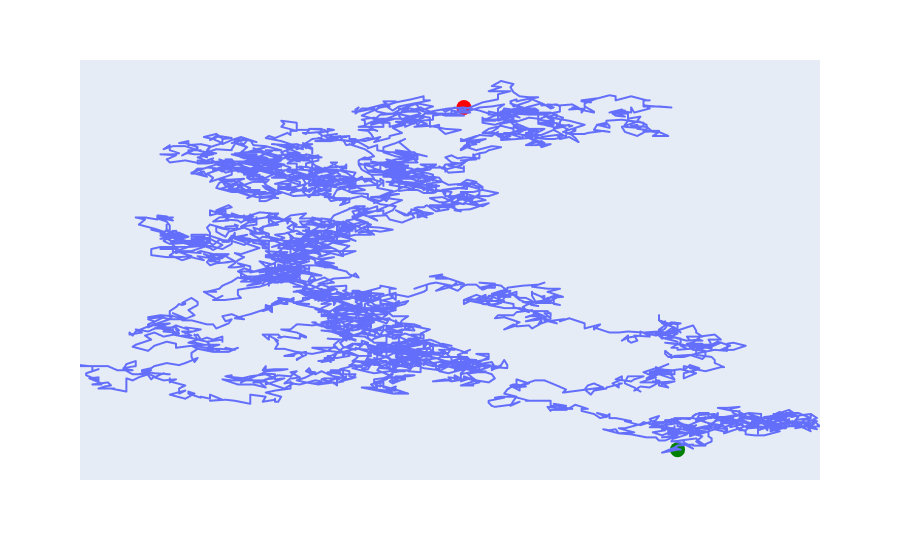

Source (notebook cell):
### Code cell
rw = RandomWalk()
rw.fill_walk()

fig = px.line(x=rw.x_values, y=rw.y_values)

fig.add_traces(
    px.scatter(
      x=[rw.x_values[0]], 
      y=[rw.y_values[0]], 
      color_discrete_sequence=['red']
  ).update_traces(marker=dict(size=15)).data
)

fig.add_traces(
    px.scatter(
      x=[rw.x_values[-1]],
      y=[rw.y_values[-1]],
      color_discrete_sequence=['green']
  ).update_traces(marker=dict(size=15)).data
)

fig.update_yaxes(visible=False, showticklabels=False)
fig.update_xaxes(visible=False, showticklabels=False)

fig.show()

### Figure 1 — Plotly figure (JSON) as saved in the notebook; plotly's stock layout.template omitted (floating-point values rounded to 4 significant figures; data arrays with more than 128 entries replaced by an {"elided": "..."} marker saying what was removed)
{"data": [{"hovertemplate": "x=%{x}<br>y=%{y}<extra></extra>", "legendgroup": "", "line": {"color": "#636efa", "dash": "solid"}, "marker": {"symbol": "circle"}, "mode": "lines", "name": "", "showlegend": false, "type": "scattergl", "x": {"elided": "5000 int values"}, "xaxis": "x", "y": {"elided": "5000 int values"}, "yaxis": "y"}, {"hovertemplate": "x=%{x}<br>y=%{y}<extra></extra>", "legendgroup": "", "marker": {"color": "red", "size": 15, "symbol": "circle"}, "mode": "markers", "name": "", "orientation": "v", "showlegend": false, "type": "scatter", "x": [0], "xaxis": "x", "y": [0], "yaxis": "y"}, {"hovertemplate": "x=%{x}<br>y=%{y}<extra></extra>", "legendgroup": "", "marker": {"color": "green", "size": 15, "symbol": "circle"}, "mode": "markers", "name": "", "orientation": "v", "showlegend": false, "type": "scatter", "x": [69], "xaxis": "x", "y": [-336], "yaxis": "y"}], "layout": {"legend": {"tracegroupgap": 0}, "margin": {"t": 60}, "xaxis": {"anchor": "y", "domain": [0, 1], "showticklabels": false, "title": {"text": "x"}, "visible": false}, "yaxis": {"anchor": "x", "domain": [0, 1], "showticklabels": false, "title": {"text": "y"}, "visible": false}}}
